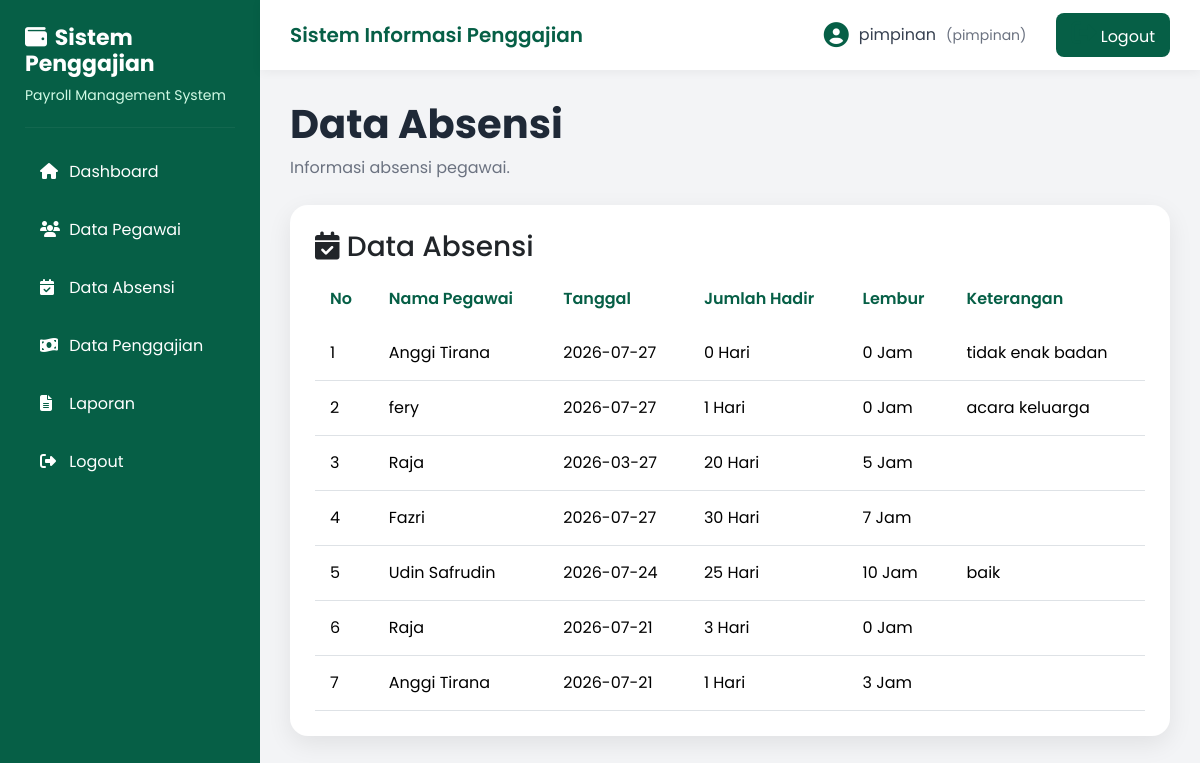
Page /pimpinan/absensi.php (signed in) on the committed database.
### tables this page shows
CREATE TABLE `absensi` (
  `id_absensi` int(11) NOT NULL,
  `id_pegawai` int(11) NOT NULL,
  `tanggal_absensi` date NOT NULL,
  `jumlah_hadir` int(11) NOT NULL,
  `lembur_jam` int(11) DEFAULT 0,
  `keterangan` varchar(100) DEFAULT NULL,
  `status_absensi` enum('Hadir','Izin','Sakit','Alpa') NOT NULL DEFAULT 'Hadir'
);

CREATE TABLE `pegawai` (
  `id_pegawai` int(11) NOT NULL,
  `nip` varchar(20) NOT NULL,
  `nama_pegawai` varchar(100) NOT NULL,
  `alamat` text NOT NULL,
  `no_hp` varchar(15) DEFAULT NULL,
  `tanggal_masuk` date NOT NULL,
  `id_jabatan` int(11) NOT NULL,
  `status_pernikahan` enum('Single','Menikah') NOT NULL DEFAULT 'Single'
);

### pimpinan/absensi.php (the view, shortened to what this page needs)
<?php
include '../config/koneksi.php';
$query = mysqli_query($koneksi,"
SELECT
absensi.*,
pegawai.nama_pegawai
FROM absensi
JOIN pegawai
ON absensi.id_pegawai = pegawai.id_pegawai
ORDER BY absensi.id_absensi DESC
");
include '../template/header.php';
include '../template/sidebar_pimpinan.php';
include '../template/navbar.php';
?>
<div class="content">
<div class="page-title">
<h2>
Data Absensi
</h2>
<p>
Informasi absensi pegawai.
</p>
</div>
<div class="card-custom">
<h3>
<i class="fas fa-calendar-check"></i>
Data Absensi
</h3>
<table class="table table-hover">
<thead>
<tr>
<th>No</th>
<th>Nama Pegawai</th>
<th>Tanggal</th>
<th>Jumlah Hadir</th>
<th>Lembur</th>
<th>Keterangan</th>
</tr>
</thead>
<tbody>
<?php
$no=1;
while($row=mysqli_fetch_assoc($query)){
?>
<tr>
<td>
<?= $no++; ?>
</td>
<td>
<?= $row['nama_pegawai']; ?>
</td>
<td>
<?= $row['tanggal_absensi']; ?>
</td>
<td>
<?= $row['jumlah_hadir']; ?> Hari
</td>
<td>
<?= $row['lembur_jam']; ?> Jam
</td>
<td>
<?= $row['keterangan']; ?>
</td>
</tr>
<?php } ?>
</tbody>
</table>
</div>
</div>
<?php
include '../template/footer.php';
?>

### assets/css/style.css (style rules this page uses)
* { margin:0; padding:0; box-sizing:border-box; font-family:'Poppins',sans-serif; }
body { background:#F3F4F6; }
.content { margin-left:260px; padding:30px; }
.page-title { margin-bottom:25px; }
.page-title h2 { font-size:40px; font-weight:700; color:#1F2937; margin-bottom:8px; }
.page-title p { color:#6B7280; font-size:16px; }
.card-custom { background:#fff; border-radius:18px; padding:25px; box-shadow:0 8px 25px rgba(0,0,0,.08); }
.table { margin-bottom:0; }
.table thead { background:#ECFDF5; }
.table thead th { color:#065F46; border:none; padding:15px; font-weight:600; }
.table tbody td { padding:15px; vertical-align:middle; }

### rows in the picture
absensi: id_pegawai.nama_pegawai "Anggi Tirana", tanggal_absensi "2026-07-27", jumlah_hadir "0", lembur_jam "0", keterangan "tidak enak badan"
absensi: id_pegawai.nama_pegawai "fery", tanggal_absensi "2026-07-27", jumlah_hadir "1", lembur_jam "0", keterangan "acara keluarga"
absensi: id_pegawai.nama_pegawai "Raja", tanggal_absensi "2026-03-27", jumlah_hadir "20", lembur_jam "5"
absensi: id_pegawai.nama_pegawai "Fazri", tanggal_absensi "2026-07-27", jumlah_hadir "30", lembur_jam "7"
absensi: id_pegawai.nama_pegawai "Udin Safrudin", tanggal_absensi "2026-07-24", jumlah_hadir "25", lembur_jam "10", keterangan "baik"
absensi: id_pegawai.nama_pegawai "Raja", tanggal_absensi "2026-07-21", jumlah_hadir "3", lembur_jam "0"
absensi: id_pegawai.nama_pegawai "Anggi Tirana", tanggal_absensi "2026-07-21", jumlah_hadir "1", lembur_jam "3"

### other values in the picture
$_SESSION['username'] "pimpinan"
$_SESSION['role'] "pimpinan"
